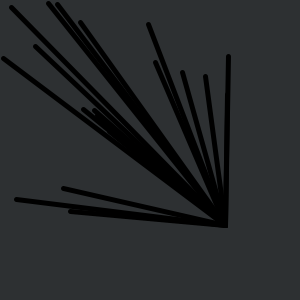
Frame 1 (no input)
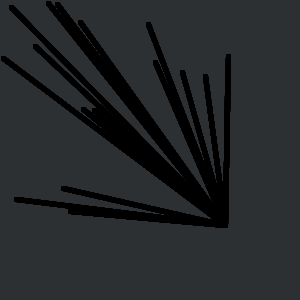
Frame 60 (the mouse pressed at the canvas centre just before this capture)
Frame 120 (the mouse held since frame 60 and released just before this capture): identical to frame 60, image omitted

The Processing sketch that drew these frames (run headless with seeded random() and noise(); from frame 60 on, the mouse is pressed at the canvas centre):

// Processing sketch: processing_39780
// ── processing_39780.pde

int num = 20;
float [] xcoord = new float[num];//set random x starting point
float [] ycoord = new float[num];//set random y starting point
color[] myColors = new color[3];
//trying to set 3 random colors, it's not workiing like I want it to.

void setup() {
  background(45, 48, 50);
  smooth();
  size(300, 300);

  color[] myColors = new color[3];
  myColors[0] = color(251, 169, 34);
  myColors[1] = color(221, 95, 24);
  myColors[2] = color(247, 247, 247);

  for (int a = 0; a < 20; a++) {
    xcoord[a] = random(width/1.25);
    ycoord[a] = random(height/1.25);
  }
}

void draw() {
  smooth();
  strokeWeight(5);
  stroke(pickAColor());
  for (int a = 0; a<20;a++) {
    line(xcoord[a], ycoord[a], width*.75, height*.75);
    //starting point is random, converges on lower right
  }
}

color pickAColor() {
  int c = int(random(3));
  return myColors[c];
}

void mousePressed() {
  background(45, 48, 50);
  loop();
}
